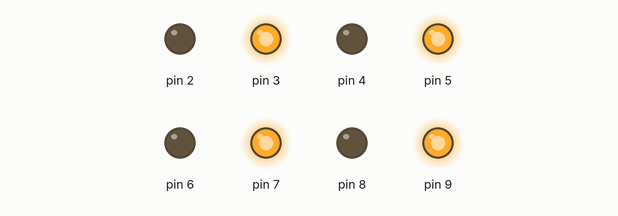
Recording of a sketch running on a simulated Arduino Uno, built with avr-gcc and run on an emulated ATmega328P. On the bench: output pins drawn as LEDs (lit = HIGH).

Above: at 0.5 s.
At 3.5 s:
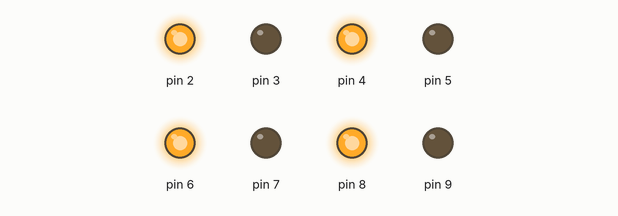
Timing chart, 0 to 4.6 s (numbered marks = the images above):
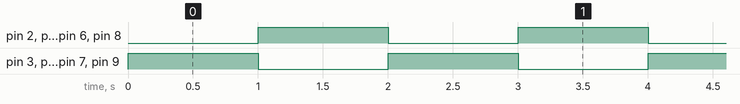

Measured:
- by itself, pin 2–9: alternates HIGH for 1.0 s and LOW for 1.0 s

The sketch:

Blinking_light.ino
```cpp
// initializing a variable for pin 2 to 9
int led1 = 9;
int led2 = 8;
int led3 = 7;
int led4 = 6;
int led5 = 5;
int led6 = 4;
int led7 = 3;
int led8 = 2;
void setup()
{
  pinMode(9, OUTPUT);
  pinMode(8, OUTPUT);
  pinMode(7, OUTPUT);
  pinMode(6, OUTPUT);
  pinMode(5, OUTPUT);
  pinMode(4, OUTPUT);
  pinMode(3, OUTPUT);
  pinMode(2, OUTPUT);

}

void loop()
{


  digitalWrite(9, HIGH);
  digitalWrite(8, LOW);
  digitalWrite(7, HIGH);
  digitalWrite(6, LOW);
  digitalWrite(5, HIGH);
  digitalWrite(4, LOW);
  digitalWrite(3, HIGH);
  digitalWrite(2, LOW);
  delay(1000);

  digitalWrite(9, LOW);
  digitalWrite(8, HIGH);
  digitalWrite(7, LOW);
  digitalWrite(6, HIGH);
  digitalWrite(5, LOW);
  digitalWrite(4, HIGH);
  digitalWrite(3, LOW);
  digitalWrite(2, HIGH);
  delay(1000);


}
```
